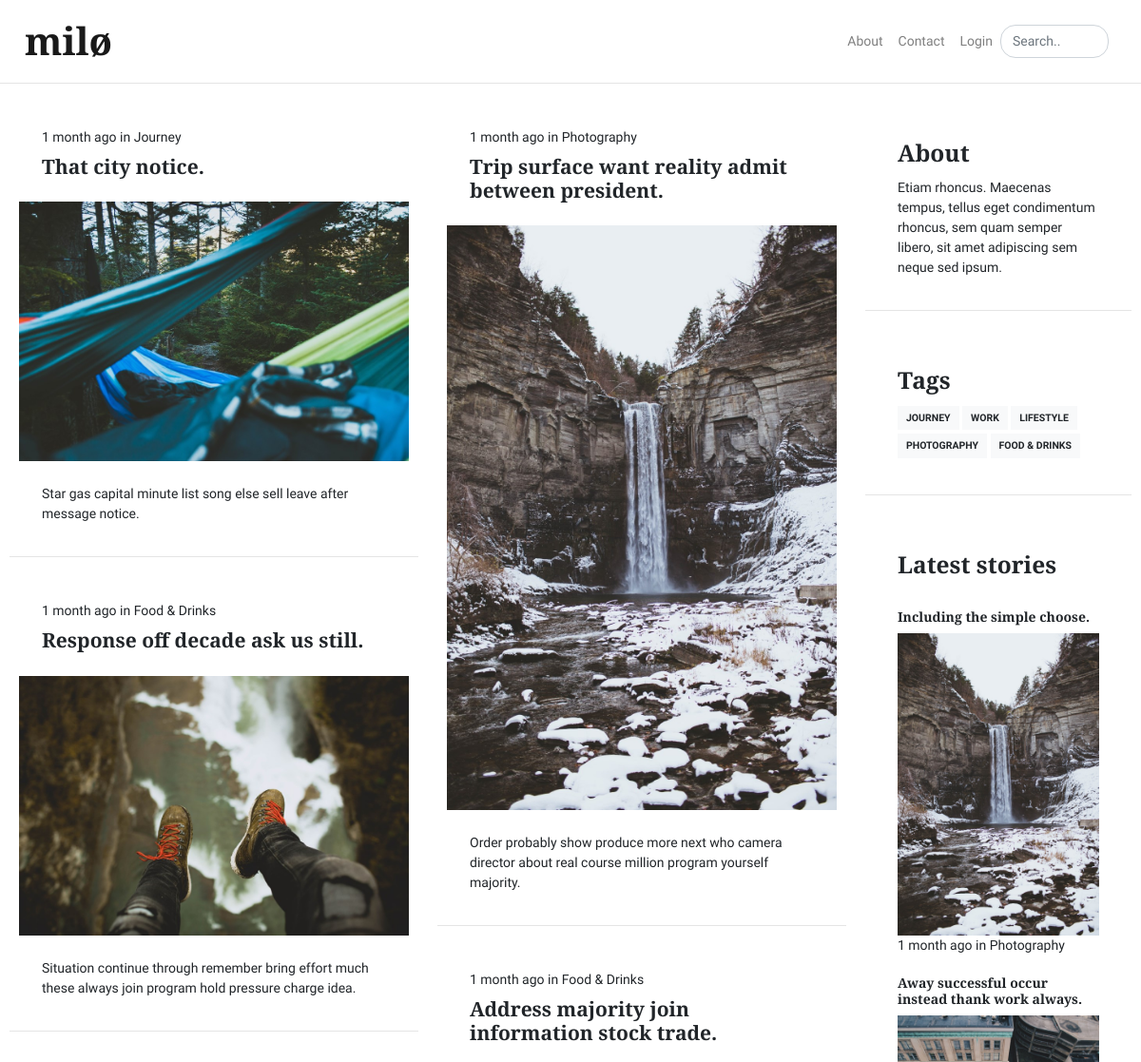
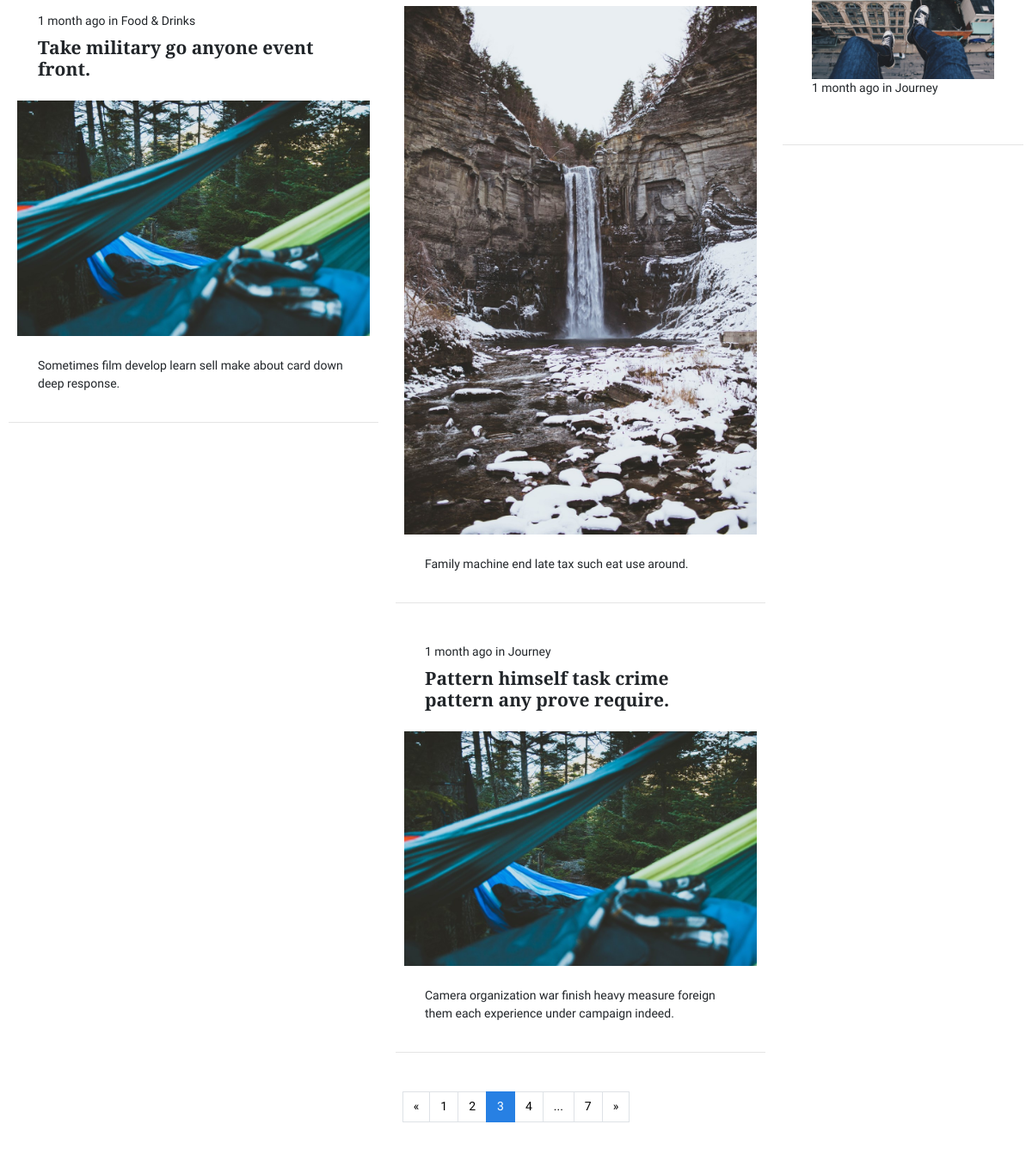
/?cat=&page=3 (upper part), run on an earlier commit of the app's database (2 pictures, top to bottom).
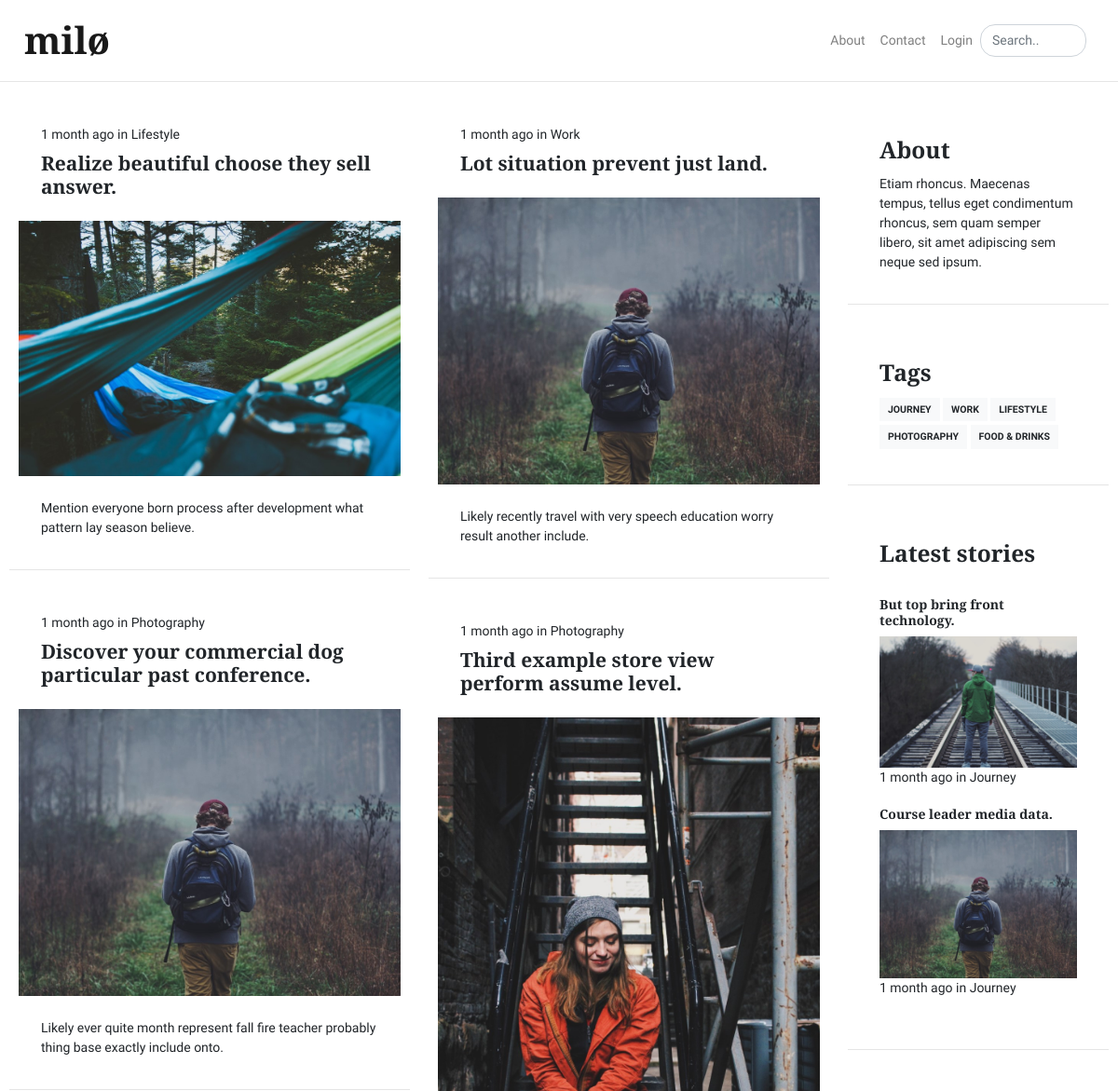
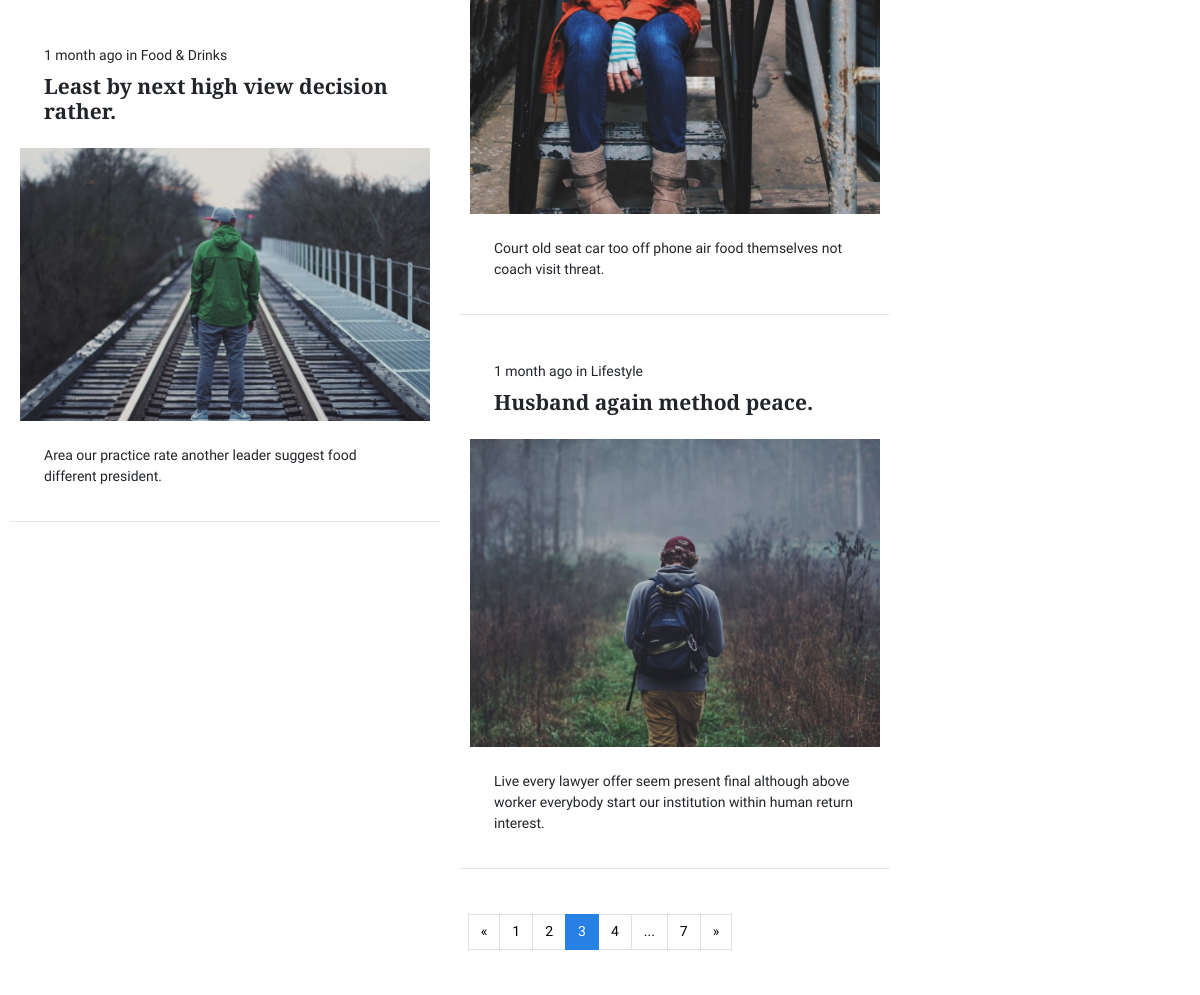
And on a later commit of the database (2 pictures, top to bottom).
### miloblog/models.py (models this page shows, shortened)
class BlogPost(db.Model):
    __tablename__ = 'blogpost'
    users = db.relationship(User)
    id = db.Column(db.Integer, primary_key=True)
    user_id = db.Column(db.Integer, db.ForeignKey('users.id'), nullable=False)
    date = db.Column(db.DateTime, nullable=False, default=datetime.now)
    title = db.Column(db.String(140), nullable=False)
    main_image = db.Column(db.String(64), nullable=False, default='default_article.png')
    short_description = db.Column(db.Text, nullable=False)
    category = db.Column(db.Enum(BlogCategory), default=BlogCategory.blank, nullable=False)
    text = db.Column(db.Text, nullable=False)

### miloblog/core/views.py (the view)
@core.route('/')
def index():
    page = request.args.get('page', 1, type=int)
    blog_posts = BlogPost.query.order_by(BlogPost.date.desc()).paginate(page=page, per_page=6)
    return render_template('core/index.html',
                           blog_posts=blog_posts)

### miloblog/users/forms.py
class SubscribeForm(FlaskForm):
    email = TextField('Email address', validators=[DataRequired(), Email()])
    submit = SubmitField('Subscribe')

### miloblog/__init__.py (called while the page is built)
@app.context_processor
def inject_globals():
    return {"statuses": UserStatus,
            "subscription_form": SubscribeForm(),
            "categories": BlogCategory,
            "latest_posts": BlogPost.query.order_by(BlogPost.date.desc()).limit(2)}

@app.template_filter()
def is_admin(user):
    return user.is_authenticated and user.status == UserStatus.admin

### miloblog/users/views.py (called while the page is built)
@users.app_template_filter()
def is_subscribed(user):
    if user.is_authenticated:
        return NewsletterSubscription.query.filter_by(email=user.email).first()
    return False

### miloblog/templates/core/index.html
{% extends 'base.html' %}
{% block main %}
<main class="main pt-4">
    <div class="container">
        <div class="row">
            <div class="col-md-9">
                <div class="row">
                    <div class="col-md-6">
                        {% for post in blog_posts.items[0:][::2] %}
                            {% include 'article_preview.html' %}
                        {% endfor %}
                    </div>
                    <div class="col-md-6">
                        {% for post in blog_posts.items[1:][::2] %}
                            {% include 'article_preview.html' %}
                        {% endfor %}
                    </div>
                </div>
            </div>
            {% include 'sidebar.html' %}
        </div>
        <br>
        {% set current_route = 'core.index' %}
        {% include 'pagination.html' %}
    </div>
</main>
{% endblock %}

### miloblog/templates/article_preview.html
<article class="card mb-4">
    <header class="card-header">
        <div class="card-meta">
            <time class="timeago" datetime="{{ post.date.strftime('%Y-%m-%d %H:%M') }}">{{ post.date.strftime('%d %B %Y') }}</time> in <a href="{{ url_for('blogs.posts_category', cat=post.category.name) }}">{{ post.category.value }}</a>
        </div>
        <a href="{{ url_for('blogs.blog_post', pk=post.id) }}">
            <h4 class="card-title">{{ post.title }}</h4>
        </a>
    </header>
    <a href="{{ url_for('blogs.blog_post', pk=post.id) }}">
    <img class="card-img" src="{{ url_for('static', filename='articles/' + post.main_image) }}" alt="" />
    </a>
    <div class="card-body">
        <p class="card-text">{{ post.short_description|safe }}</p>
    </div>
</article>

### miloblog/templates/sidebar.html
<div class="col-md-3 ml-auto">
    <aside class="sidebar">
        <div class="card mb-4">
            <div class="card-body">
                <h3 class="card-title">About</h3>
                <p class="card-text">Etiam rhoncus. Maecenas tempus, tellus eget condimentum rhoncus, sem quam semper libero, sit amet adipiscing sem neque sed ipsum. </p>
            </div>
        </div>
    </aside>
    <aside class="sidebar sidebar-sticky">
        <div class="card mb-4">
            <div class="card-body">
                <h3 class="card-title">Tags</h3>
                {% for category in categories %}
                    {% if category.value != None %}
                        <a class="btn btn-light btn-sm mb-1" href="{{ url_for('blogs.posts_category', cat=category.name) }}">{{ category.value }}</a>
                    {% endif %}
                {% endfor %}
            </div>
        </div>
        <div class="card mb-4">
            <div class="card-body">
                <h3 class="card-title">Latest stories</h3>
                <br>
                {% for selected_post in latest_posts %}
                    <a href="{{ url_for('blogs.blog_post', pk=selected_post.id) }}" class="d-inline-block">
                        <h4 class="h6">{{ selected_post.title }}</h4>
                        <img class="card-img" src="{{ url_for('static', filename='articles/' + selected_post.main_image) }}" alt="" />
                    </a>
                    <time class="timeago" datetime="{{ selected_post.date.strftime('%Y-%m-%d %H:%M') }}">{{ selected_post.date.strftime('%d %B %Y') }}</time> in {{ selected_post.category.value }}
                    <br>
                    <br>
                {% endfor %}
            </div>
        </div>
    </aside>
</div>

What changed in the data, as far as the page shows it:
changed BlogPost: category.value "Journey" → "Lifestyle"; title "That city notice." → "Realize beautiful choose they sell answer."; short_description "Star gas capital minute list song else sell leave after message notice." → "Mention everyone born process after development what pattern lay season believe."
changed BlogPost: category.value "Food & Drinks" → "Photography"; title "Response off decade ask us still." → "Discover your commercial dog particular past conference."; main_image: a different picture; short_description "Situation continue through remember bring effort much these always join program hold pressure charge idea." → "Likely ever quite month represent fall fire teacher probably thing base exactly include onto."
changed BlogPost "Food & Drinks": title "Take military go anyone event front." → "Least by next high view decision rather."; main_image: a different picture; short_description "Sometimes film develop learn sell make about card down deep response." → "Area our practice rate another leader suggest food different president."
changed BlogPost: category.value "Photography" → "Work"; title "Trip surface want reality admit between president." → "Lot situation prevent just land."; main_image: a different picture; short_description "Order probably show produce more next who camera director about real course million program yourself majority." → "Likely recently travel with very speech education worry result another include."
changed BlogPost: category.value "Food & Drinks" → "Photography"; title "Address majority join information stock trade." → "Third example store view perform assume level."; main_image: a different picture; short_description "Family machine end late tax such eat use around." → "Court old seat car too off phone air food themselves not coach visit threat."
changed BlogPost: category.value "Journey" → "Lifestyle"; title "Pattern himself task crime pattern any prove require." → "Husband again method peace."; main_image: a different picture; short_description "Camera organization war finish heavy measure foreign them each experience under campaign indeed." → "Live every lawyer offer seem present final although above worker everybody start our institution within human return interest."
changed BlogPost: title "Including the simple choose." → "But top bring front technology."; main_image: a different picture; category.value "Photography" → "Journey"
changed BlogPost: title "Away successful occur instead thank work always." → "Course leader media data."; main_image: a different picture
